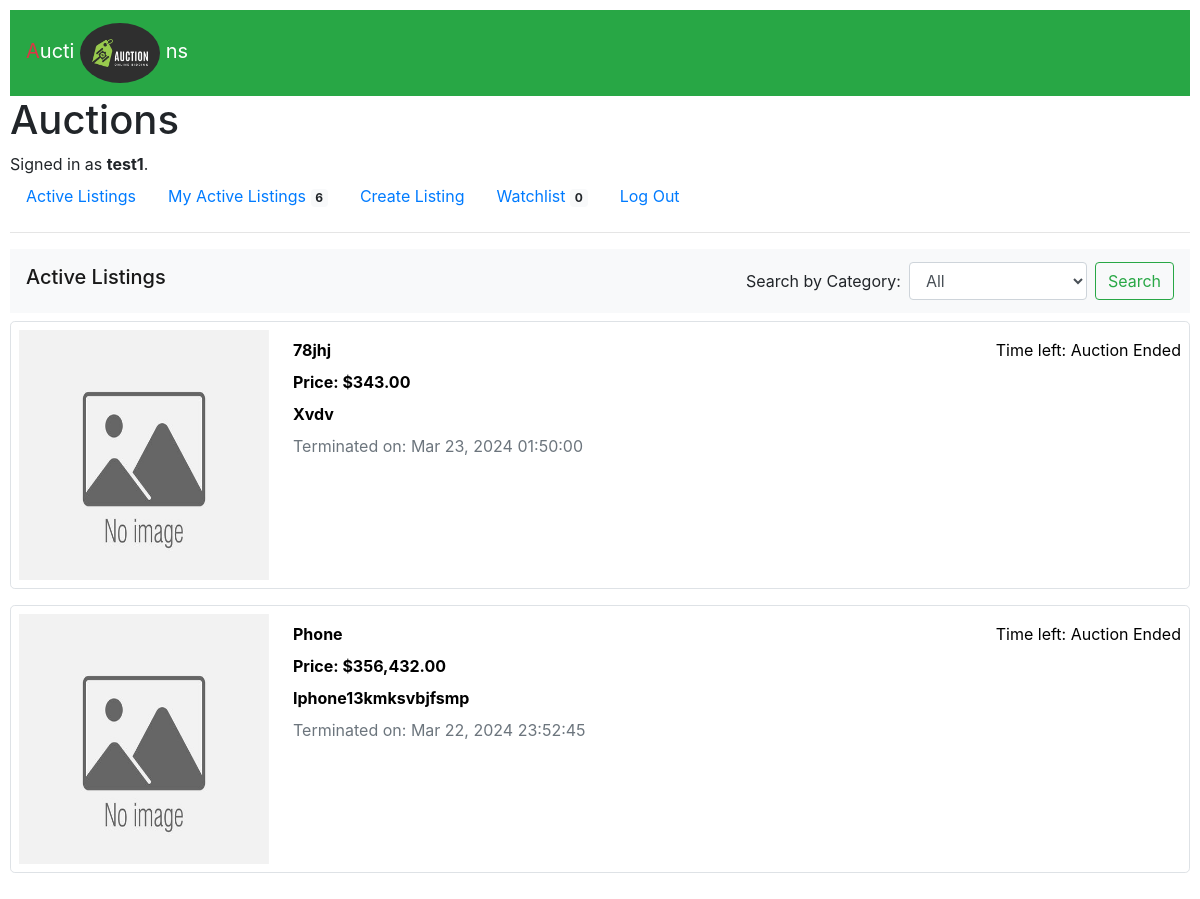
Page / (signed in) on the committed database.
### auctions/models.py (models this page shows, shortened)
class User(AbstractUser):
    pass

class Listing(models.Model):
    title = models.CharField(max_length=64)
    description = models.TextField(null=True, blank=True)
    price = models.IntegerField()
    img_url = models.URLField(null=True, blank=True, default=None)
    status = models.BooleanField(default=True)
    owner = models.ForeignKey('User', on_delete=models.CASCADE, related_name='items')
    creationDate = models.DateTimeField(default=timezone.now)
    endedDate = models.DateTimeField()
    watchlist = models.ManyToManyField('User', blank=True, related_name='watchlist')
    category = models.ForeignKey('Category', on_delete=models.CASCADE, related_name='categoried', null=True, blank=True)

### auctions/views.py (the view)
# urls.py: path("", views.index, name="index"),
@login_required(login_url="/login")
def index(request):
    return render(request, "auctions/index.html", {
        "listings": Listing.objects.exclude(owner=request.user).filter(status=True).order_by('-creationDate'),
        "categories": Category.objects.all()
    })

### auctions/models.py (called while the page is built)
    def __str__(self):
        return f"{(self.category).title()}"

### auctions/templatetags/my_filter.py (called while the page is built)
def usd(value):
    return f"${value:,.2f}"

### auctions/templates/auctions/index.html (shortened to what this page needs)
{% extends "auctions/layout.html" %}
{% load static %}
{% load my_filter %}
{% block body %}
      <nav class="navbar navbar-light bg-light mb-2">
        <h2 class="navbar-brand">Active Listings</h2>
        <form class="form-inline" action="{% url 'search' %}" method="GET">
            <div class="form-group">
                <label for="category">Search by Category: </label>
                <select id="category" name="category" class="form-control ml-sm-2 mr-sm-2">
                    <option selected value="all">All</option>
                </select>
            </div>
          <button class="btn btn-outline-success my-2 my-sm-0" type="submit">Search</button>
        </form>
      </nav>
    {% for listing in listings %}
        <a id="listing-link" href="{% url 'listing' listing.id %}">
            <div class="d-flex p-2 mb-3 bd-highlight border rounded-lg" id="auction -{{listing.id}}">
                {% if listing.img_url %}
                    <div>
                        <img id="pic" src="{{ listing.img_url }}">
                    </div>
                {% else %}
                    <div>
                        <img id="pic" src="{% static 'default/default.jpg' %}">
                    </div>
                {% endif %}
                <div id="info" class="flex-grow-1 ml-4 mt-2">
                    <div  class="d-flex bd-highlight justify-content-between">
                        <div id="item-name" class="mb-2">
                            <strong>{{ listing.title | capfirst }}</strong>
                        </div>
                        <div class="text-center">
                            Time left: <span id="countdown-box" ><div class="spinner-border spinner-border-sm" role="status"></div></span>
                        </div>
                    </div>
                    <div id="item-price" class="mb-2">
                        <strong>Price: {{ listing.price |usd }}</strong>
                    </div>
                    <div id="description" class="mb-2">
                        <strong>{{ listing.description | capfirst }}</strong>
                    </div>
                    <div id="date">
                        <span class="text-secondary">
                            Terminated on: <span id="end-date">{{ listing.endedDate |date:"M d, Y H:i:s" }}</span>
                        </span>
                    </div>
                </div>
            </div>
        </a>
        {% empty %}
        <h1>No Item on auction</h1>
    {% endfor %}
{% endblock %}

### auctions/templates/auctions/layout.html (shortened to what this page needs)
{% load static %}
<!DOCTYPE html>
<html lang="en">
    <head>
        <link rel="stylesheet" href="https://stackpath.bootstrapcdn.com/bootstrap/4.4.1/css/bootstrap.min.css">
        <link href="{% static 'auctions/styles.css' %}" rel="stylesheet">
    </head>
    <body>
        <nav class="navbar navbar-light bg-success">
            <a class="navbar-brand text-white" href="{% url 'index' %}">
                <span class="text-danger">A</span><span>u</span>cti
                <img src="{% static 'brand/bid1.webp' %}" width="80" height="60" class="d-inline-block rounded-circle" alt="">
                ns
            </a>
          </nav>
        <h1>Auctions</h1>
        <div>
            {% if user.is_authenticated %}
                Signed in as <strong>{{ user.username }}</strong>.
            {% else %}
                Not signed in.
            {% endif %}
        </div>
        <ul class="nav">
            <li class="nav-item">
                <a class="nav-link" href="{% url 'index' %}">Active Listings</a>
            </li>
            {% if user.is_authenticated %}
                <li class="nav-item">
                    <a class="nav-link" href="{% url 'myActListings' %}">My Active Listings <span class="badge badge-light">{{ request.user.items.count }}</span></a>
                </li>
                <li class="nav-item">
                    <a class="nav-link" href="{% url 'create' %}">Create Listing</a>
                </li>
                <li class="nav-item">
                    <a class="nav-link" href="{% url 'watchlists' %}">Watchlist <span class="badge badge-light">{{ request.user.watchlist.count }}</span></a>
                </li>
                <li class="nav-item">
                    <a class="nav-link" href="{% url 'logout' %}">Log Out</a>
                </li>
            {% endif %}
        </ul>
        <hr>
        {% block body %}
        {% endblock %}
    </body>
</html>

### auctions/static/auctions/styles.css (style rules this page uses)
body { padding: 10px; }
#pic { width: 250px; height: 250px; }
#listing-link { text-decoration: none; color: black; }

### rows in the picture
User: username "test1", user.items.count "6", user.watchlist.count "0"
Listing: title "78jhj", price "$343.00", description "Xvdv", endedDate "Mar 23, 2024 01:50:00"
Listing: title "Phone", price "$356,432.00", description "Iphone13kmksvbjfsmp", endedDate "Mar 22, 2024 23:52:45"
